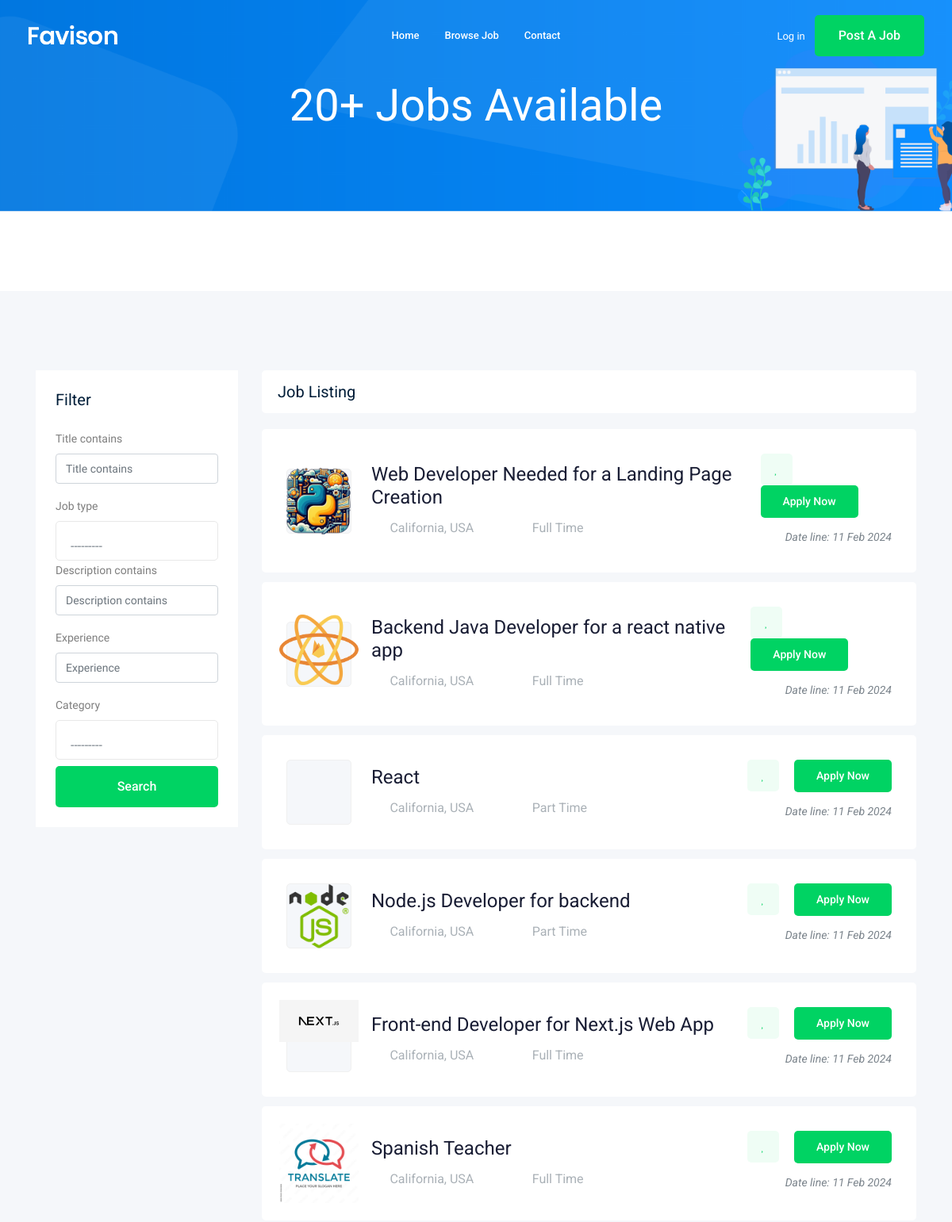
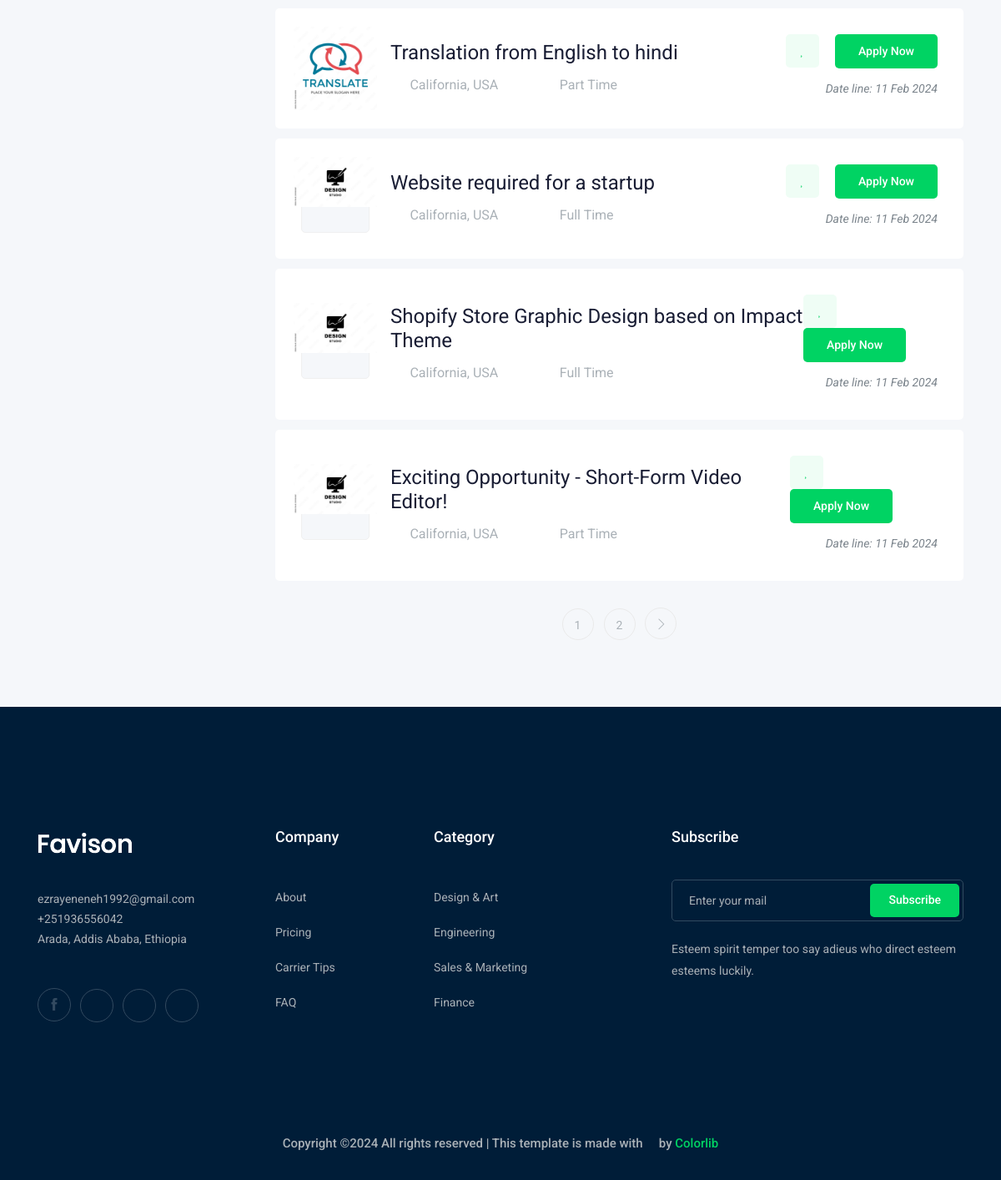
//jobs, run on the app's committed database (2 pictures, top to bottom).
### job/models.py (models this page shows, shortened)
class Job(models.Model):  # table
    owner = models.ForeignKey(User, related_name='job_owner', on_delete=models.CASCADE)
    title = models.CharField(max_length=100)  # column
    job_type = models.CharField(max_length=15 , choices=JOB_TYPE)
    description = models.TextField(max_length=1000)
    published_at = models.DateTimeField(auto_now=True)
    Vacancy = models.IntegerField(default=1)
    salary = models.IntegerField(default=0)
    experience = models.IntegerField(default=1)
    category = models.ForeignKey('Category',on_delete=models.CASCADE)
    image = models.ImageField(upload_to=image_upload)
    slug = models.SlugField(blank=True, null=True)
    def __str__(self):
        return self.title

### job/views.py (the view)
# urls.py: path('/jobs',views.job_list , name='job_list'),
def job_list(request):
    job_list = Job.objects.all()
    myfilter = JobFilter(request.GET, queryset=job_list)
    job_list = myfilter.qs
    total_jobs_count = job_list.count()  # Count total jobs before pagination
    paginator = Paginator(job_list, 10)
    page_number = request.GET.get('page')
    page_obj = paginator.get_page(page_number)
    context = {'jobs': page_obj, 'myfilter': myfilter, 'total_jobs_count': total_jobs_count}
    return render(request, 'job/job_list.html', context)

### job/models.py (called while the page is built)
    def __str__(self):
        return self.name

### job/templates/job/job_list.html (shortened to what this page needs)
{% extends 'base.html' %}
{% load bootstrap4 %}
{% block body %}
    <div class="bradcam_area bradcam_bg_1">
        <div class="container">
            <div class="row">
                <div class="col-xl-12">
                    <div class="bradcam_text">
                        <h3>{{ total_jobs_count }}+ Jobs Available</h3>
                    </div>
                </div>
            </div>
        </div>
    </div>
    <div class="job_listing_area plus_padding">
        <div class="container">
            <div class="row">
                <div class="col-lg-3">
                    <div class="job_filter white-bg">
                        <div class="form_inner white-bg">
                            <h3>Filter</h3>
                            <form method="GET">
                                {% bootstrap_form myfilter.form %}
                                <input type="submit" value="Search" class="boxed-btn3 w-100 mt-2">
                            </form>
                        </div>
                    </div>
                </div>
                <div class="col-lg-9">
                    <div class="recent_joblist_wrap">
                        <div class="recent_joblist white-bg ">
                            <div class="row align-items-center">
                                <div class="col-md-6">
                                    <h4>Job Listing</h4>
                                </div>
                                <div class="col-md-6">
                                </div>
                            </div>
                        </div>
                    </div>
                    <div class="job_lists m-0">
                        <div class="row">
                           {% for job in jobs %}
                            <div class="col-lg-12 col-md-12">
                                <div class="single_jobs white-bg d-flex justify-content-between">
                                    <div class="jobs_left d-flex align-items-center">
					    <div class="thumb">
						    <img src="{{ job.image.url }}"  alt=""
						    style=
						    "position: relative;
						     display: inline-block;
						     max-width: 100px;
						     max-height: 100px;
						     right: 25px;
						     bottom: 25px;">
                                        </div>
                                        <div class="jobs_conetent">
                                            <a href="{% url 'jobs:job_detail' job.slug %}"><h4>{{job}}</h4></a>
                                            <div class="links_locat d-flex align-items-center">
                                                <div class="location">
                                                    <p> <i class="fa fa-map-marker"></i> California, USA</p>
                                                </div>
                                                <div class="location">
                                                    <p> <i class="fa fa-clock-o"></i> {{job.job_type}}</p>
                                                </div>
                                            </div>
                                        </div>
                                    </div>
                                    <div class="jobs_right">
                                        <div class="apply_now">
                                            <a class="heart_mark" href="#"> <i class="fa fa-heart"></i> </a>
                                            <a href="{% url 'jobs:job_detail' job.slug %}" class="boxed-btn3">Apply Now</a>
                                        </div>
                                        <div class="date">
                                            <p>Date line: {{job.published_at|date:'d M o'}}</p>
                                        </div>
                                    </div>
                                </div>
                            </div>
                            {% endfor %}
                        </div>
                        {% if jobs.has_other_pages %}
                            <div class="row">
                                <div class="col-lg-12">
                                    <div class="pagination_wrap">
                                        <ul>
                                            {% for i in jobs.paginator.page_range %}
                                                <li><a href="?page={{i}}"><span>{{i}}</span></a></li>
                                            {% endfor %}
                                            {% if jobs.has_next %}
                                                <li><a href="?page={{jobs.next_page_number}}"> <i class="ti-angle-right"></i> </a></li>
                                            {% endif %}
                                        </ul>
                                    </div>
                                </div>
                            </div>
                        {% endif %}
                    </div>
                </div>
            </div>
        </div>
    </div>
{% endblock body %}

### job/templates/job/job_list.html (style rules this page uses)
.bradcam_area { display: inline-block; position: relative; width: 100%; background-color: #f8f9fa; padding: 100px 0; text-align: center; margin-bottom: 100px; font-family: 'Itim', sans-serif !important; }
.row { font-family: 'Itim', sans-serif; }

### data on the page
Job: image (picture), title "Web Developer Needed for a Landing Page Creation", job_type "Full Time", published_at "11 Feb 2024"
Job: image (picture), title "Backend Java Developer for a react native app", job_type "Full Time", published_at "11 Feb 2024"
Job: title "React", job_type "Part Time", published_at "11 Feb 2024"
Job: image (picture), title "Node.js Developer for backend", job_type "Part Time", published_at "11 Feb 2024"
Job: image (placeholder picture), title "Front-end Developer for Next.js Web App", job_type "Full Time", published_at "11 Feb 2024"
Job: image (picture), title "Spanish Teacher", job_type "Full Time", published_at "11 Feb 2024"
Job: image (picture), title "Translation from English to hindi", job_type "Part Time", published_at "11 Feb 2024"
Job: image (picture), title "Website required for a startup", job_type "Full Time", published_at "11 Feb 2024"
Job: image (picture), title "Shopify Store Graphic Design based on Impact Theme", job_type "Full Time", published_at "11 Feb 2024"
Job: image (picture), title "Exciting Opportunity - Short-Form Video Editor!", job_type "Part Time", published_at "11 Feb 2024"

### other printed values
{{ total_jobs_count }} "20"
{{ i }} "1" "2"
